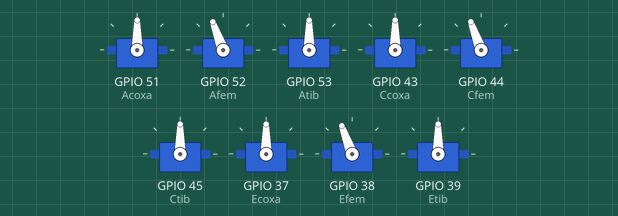
This sketch was run on a simulated ESP32. Shown: 9 × servo.

Above: at 0.05 s.
At 0.5 s:
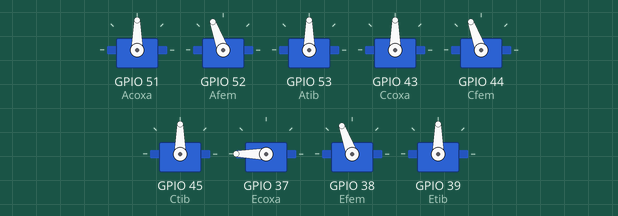
At 1.0 s:
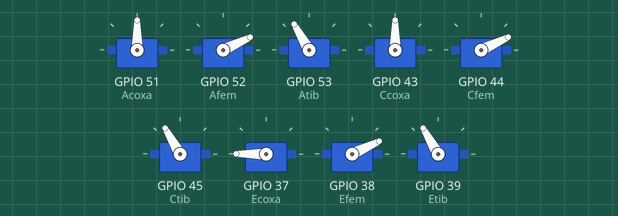
At 2.0 s:
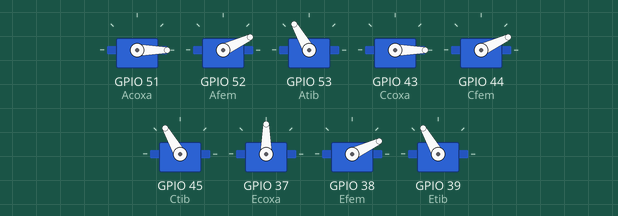
Timing chart, 0 to 4.6 s (numbered marks = the images above):
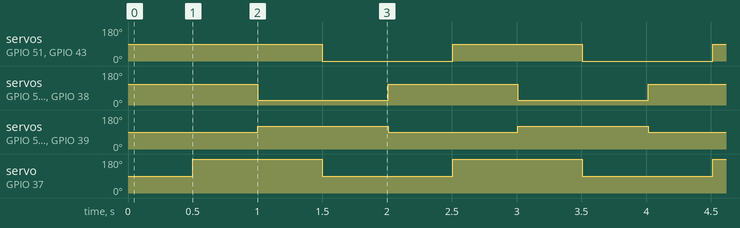

The sketch:

hextest2.ino
```cpp
#include <Servo.h>

Servo Acoxa;
Servo Afem;
Servo Atib;
Servo Bcoxa;
Servo Bfem;
Servo Btib;
Servo Ccoxa;
Servo Cfem;
Servo Ctib;
Servo Ecoxa;
Servo Efem;
Servo Etib;

int AcoxaF = 90;
int AcoxaB = 0;
int BcoxaF = 90;
int BcoxaB = 0;
int CcoxaF = 90;
int CcoxaB = 0;
int EcoxaF = 180;
int EcoxaB = 90;

int AfemUp = 110;
int AfemDn = 25;
int CfemUp = 110;
int CfemDn = 25;
int EfemUp = 110;
int EfemDn = 25;

int AtibUp = 90;
int AtibDn = 120;
int CtibUp = 90;
int CtibDn = 120;
int EtibUp = 90;
int EtibDn = 120;


int delay1 = 5;
int delay2 = 500;
void setup() {
  Acoxa.attach(51);
  Afem.attach(52);
  Atib.attach(53);
  Ccoxa.attach(43);
  Cfem.attach(44);
  Ctib.attach(45);
  Ecoxa.attach(37);
  Efem.attach(38);
  Etib.attach(39);


  pinMode(51, OUTPUT);
  pinMode(52, OUTPUT);
  pinMode(53, OUTPUT);
  pinMode(43, OUTPUT);
  pinMode(44, OUTPUT);
  pinMode(45, OUTPUT);
  pinMode(37, OUTPUT);
  pinMode(38, OUTPUT);
  pinMode(39, OUTPUT);

}

void loop() {
   for (int i=40; i<=180; i++){
     walkFwd();
     delay(2);
}
}
void walkFwd(){

  frRightfwd();
  delay(delay2);

}
void frRightfwd(){

  Afem.write(AfemUp);
  Cfem.write(CfemUp);
  Efem.write(EfemUp);

  Atib.write(AtibUp);
  Ctib.write(CtibUp);
  Etib.write(EtibUp);
  delay(delay2);

  Acoxa.write(AcoxaF);
  Ccoxa.write(CcoxaF);
  Ecoxa.write(EcoxaF);
  delay(delay2);

  Afem.write(AfemDn);
  Cfem.write(CfemDn);
  Efem.write(EfemDn);

  Atib.write(AtibDn);
  Ctib.write(CtibDn);
  Etib.write(EtibDn);
  delay(delay2);

  Acoxa.write(AcoxaB);
  Ccoxa.write(CcoxaB);
  Ecoxa.write(EcoxaB);
  delay(delay1);
  };
```

Measured:
- by itself, servo on GPIO 51 (Acoxa), servo on GPIO 43 (Ccoxa): alternates 90° for 1.0 s and 0° for 1.0 s
- by itself, servo on GPIO 52 (Afem), servo on GPIO 44 (Cfem), servo on GPIO 38 (Efem): alternates 110° for 1.0 s and 25° for 1.0 s
- by itself, servo on GPIO 53 (Atib), servo on GPIO 45 (Ctib), servo on GPIO 39 (Etib): alternates 120° for 1.0 s and 90° for 1.0 s
- by itself, servo on GPIO 37 (Ecoxa): alternates 180° for 1.0 s and 90° for 1.0 s
